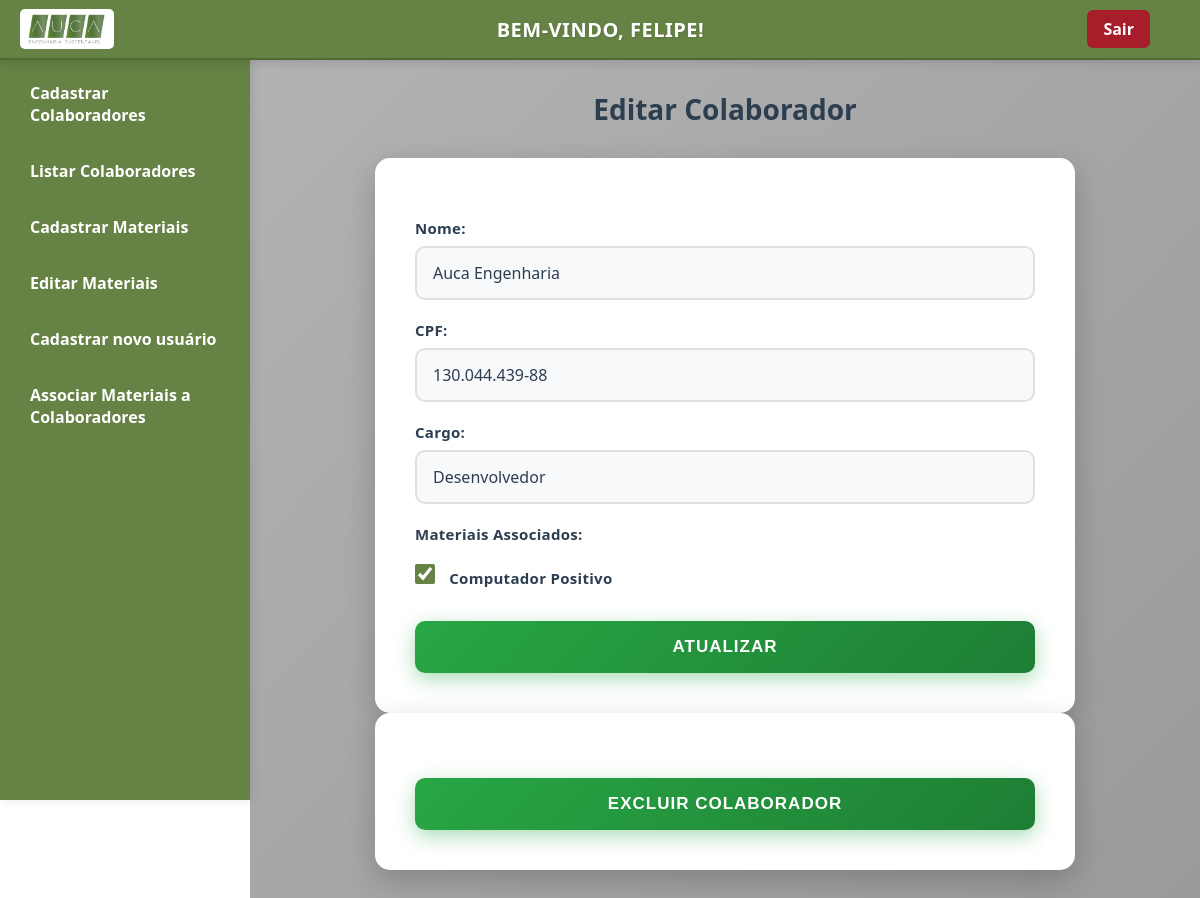
Screenshot of /editar_colaborador.php?id=5 (signed in) with the database file from the repository.
### tables this page shows
CREATE TABLE `colaboradores` (
  `id` int(11) NOT NULL,
  `nome` varchar(100) NOT NULL,
  `cpf` varchar(14) NOT NULL,
  `cargo` varchar(100) NOT NULL
);

CREATE TABLE `materiais` (
  `id` int(11) NOT NULL,
  `nome` varchar(100) NOT NULL,
  `origem` varchar(100) NOT NULL
);

### editar_colaborador.php (the view, shortened to what this page needs)
<?php
$servername = "localhost";
$db_username = "root";
$db_password = "";
$dbname = "auca_engenharia";
$conn = new mysqli($servername, $db_username, $db_password, $dbname);
$id = intval($_GET['id']);
$stmt = $conn->prepare("SELECT nome, cpf, cargo FROM colaboradores WHERE id = ?");
$stmt->bind_param("i", $id);
$stmt->execute();
$result = $stmt->get_result();
$colaborador = $result->fetch_assoc();
$stmtMat = $conn->prepare("
    SELECT m.id, m.nome
    FROM materiais m
    INNER JOIN colaborador_materiais cm ON m.id = cm.material_id
    WHERE cm.colaborador_id = ?
    ORDER BY m.nome
");
$stmtMat->bind_param("i", $id);
$stmtMat->execute();
$resMat = $stmtMat->get_result();
$materiais_associados = [];
while ($rowMat = $resMat->fetch_assoc()) {
    $materiais_associados[] = $rowMat;
}
?>
<!DOCTYPE html>
<html lang="pt-br">
<head>
<link rel="stylesheet" href="css/colaboradores_novo_usuario.css" />
</head>
<body>
<div class="navbar">
    <img src="imagens/logo_nova.png" alt="Logo AUCA" class="logo" />
    <h1>Bem-vindo, <?php echo htmlspecialchars($_SESSION['usuario']); ?>!</h1>
    <a href="logout.php" class="logout">Sair</a>
</div>
<div class="sidebar">
    <a href="colaboradores.php">Cadastrar Colaboradores</a>
    <a href="listar_colaboradores.php">Listar Colaboradores</a>
    <a href="materiais.php">Cadastrar Materiais</a>
    <a href="listar_materiais.php">Editar Materiais</a>
    <a href="novo_usuario.php">Cadastrar novo usuário</a>
    <a href="associar_materiais.php">Associar Materiais a Colaboradores</a>
</div>
<div class="main-content">
    <h2>Editar Colaborador</h2>
    <form method="POST" action="">
        <label for="nome">Nome:</label>
        <input type="text" id="nome" name="nome" required value="<?php echo htmlspecialchars($colaborador['nome']); ?>">
        <label for="cpf">CPF:</label>
        <input type="text" id="cpf" name="cpf" maxlength="14" required value="<?php echo htmlspecialchars($colaborador['cpf']); ?>">
        <label for="cargo">Cargo:</label>
        <input type="text" id="cargo" name="cargo" required value="<?php echo htmlspecialchars($colaborador['cargo']); ?>">
        <div class="materiais-list">
            <label>Materiais Associados:</label>
            <?php if (count($materiais_associados) > 0): ?>
                <?php foreach ($materiais_associados as $material): ?>
                    <label>
                        <input type="checkbox" name="materiais[]" value="<?php echo $material['id']; ?>" checked>
                        <?php echo htmlspecialchars($material['nome']); ?>
                    </label>
                <?php endforeach; ?>
            <?php else: ?>
                <p>Nenhum material associado.</p>
            <?php endif; ?>
        </div>
        <button type="submit">Atualizar</button>
    </form>
    <form method="POST" action="" onsubmit="return confirmarExclusao();">
        <button type="submit" class="btn-delete">Excluir Colaborador</button>
    </form>
</div>
</body>
</html>

### css/colaboradores_novo_usuario.css (style rules this page uses)
* { margin: 0; padding: 0; box-sizing: border-box; }
html, body { height: 100%; font-family: 'Segoe UI', Tahoma, Geneva, Verdana, sans-serif; color: #2c3e50; width: 100%; overflow-x: hidden; }
.navbar { width: 100%; height: 60px; background-color: #668245; display: flex; align-items: center; padding: 0 20px; position: fixed; top: 0; left: 0; border-bottom: 2px solid #506831; z-index: 1000; justify-content: space-between; color: white; box-shadow: 0 2px 10px rgba(0, 0, 0, 0.15); }
.navbar .logo { height: 40px; border-radius: 5px; transition: transform 0.3s ease; }
.navbar h1 { margin: 0 auto; font-size: 20px; flex-grow: 1; text-align: center; color: white; font-weight: 600; letter-spacing: 0.5px; }
.navbar .logout { background-color: #a71d2a; padding: 8px 16px; border-radius: 6px; text-decoration: none; color: white; font-weight: bold; transition: all 0.3s ease; margin-right: 30px; }
.sidebar { width: 250px; background-color: #668245; display: flex; flex-direction: column; position: fixed; top: 60px; left: 0; height: calc(100vh - 60px); padding: 10px; box-sizing: border-box; color: white; overflow-y: auto; box-shadow: 2px 0 10px rgba(0, 0, 0, 0.1); }
.sidebar a { color: white; padding: 12px 20px; margin-bottom: 10px; border-radius: 8px; text-decoration: none; font-size: 16px; font-weight: 600; background-color: transparent; display: block; transition: all 0.3s ease; }
.main-content { margin-left: 250px; padding: 90px 30px 30px; background: linear-gradient(135deg, #B3B3B3 0%, #9a9a9a 100%); color: #2c3e50; min-height: 100vh; box-sizing: border-box; }
.main-content > * { max-width: 700px; margin-left: auto; margin-right: auto; }
h1 { margin: 0 0 40px 0; text-align: center; font-weight: 700; color: #2c3e50; font-size: 32px; text-transform: uppercase; letter-spacing: 1px; text-shadow: 1px 1px 2px rgba(0, 0, 0, 0.1); }
h2 { color: #2c3e50; font-size: 28px; font-weight: 700; text-align: center; margin-bottom: 30px; }
form { max-width: 500px; margin: 0 auto; background-color: white; padding: 40px; border-radius: 15px; box-shadow: 0 10px 30px rgba(0, 0, 0, 0.2); }
label { display: block; font-weight: 600; margin-top: 20px; margin-bottom: 8px; color: #2c3e50; font-size: 15px; letter-spacing: 0.3px; }
input[type="text"], input[type="password"], input[type="email"], input[type="tel"], input[type="number"], textarea, select { width: 100%; padding: 14px 16px; border-radius: 10px; border: 2px solid #e0e0e0; box-sizing: border-box; font-size: 16px; background-color: #f8f9fa; color: #2c3e50; transition: all 0.3s ease; font-family: 'Segoe UI', Tahoma, Geneva, Verdana, sans-serif; }
::placeholder { color: #999; font-style: italic; }
button.btn, button, input[type="submit"] { background: linear-gradient(135deg, #28a745 0%, #1e7e34 100%); border: none; color: white; padding: 16px; border-radius: 10px; font-weight: 700; font-size: 17px; cursor: pointer; width: 100%; margin-top: 25px; transition: all 0.3s ease; text-transform: uppercase; letter-spacing: 1px; box-shadow: 0 6px 20px rgba(40, 167, 69, 0.4); }
input[type="checkbox"], input[type="radio"] { width: 20px; height: 20px; margin-right: 10px; cursor: pointer; accent-color: #668245; }

### rows the page displays
colaboradores: nome "Auca Engenharia", cpf "130.044.439-88", cargo "Desenvolvedor"
materiais: nome "Computador Positivo"

### other values shown
$_SESSION['usuario'] "FELIPE"
